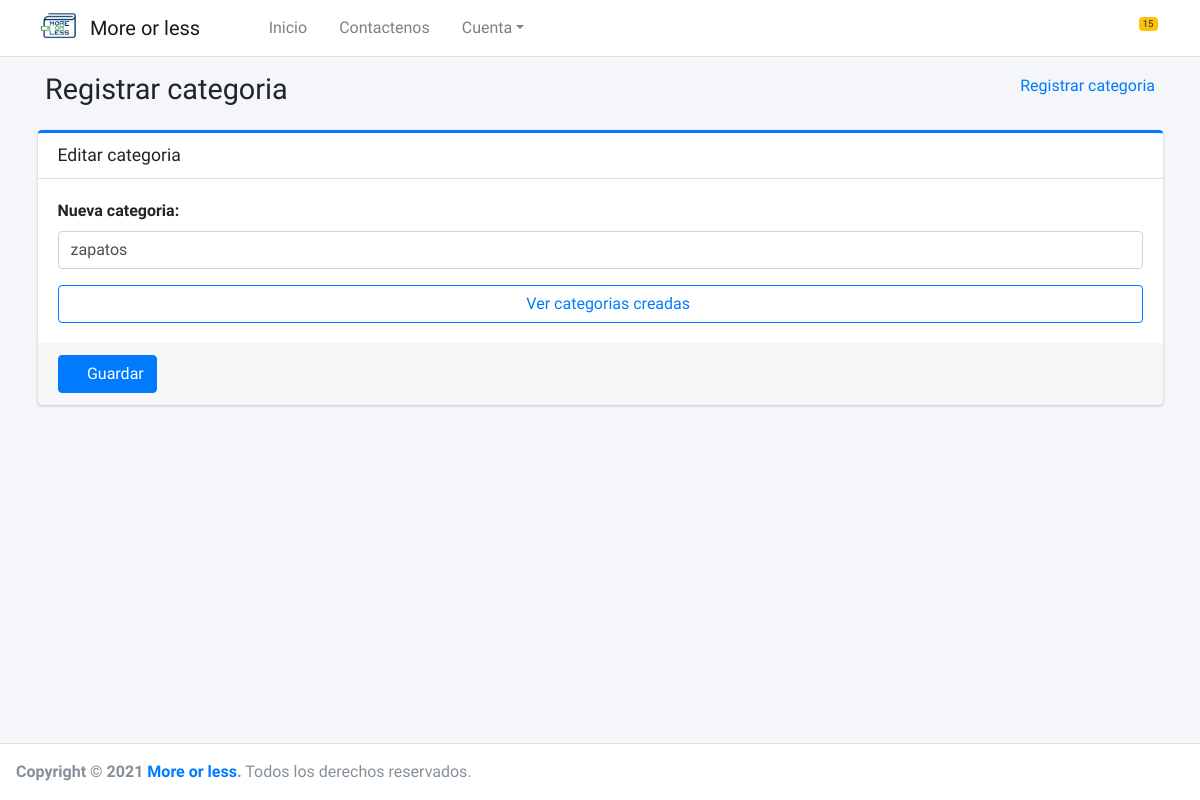
Page /categoria/edit/1/ (signed in) on the earlier database version.
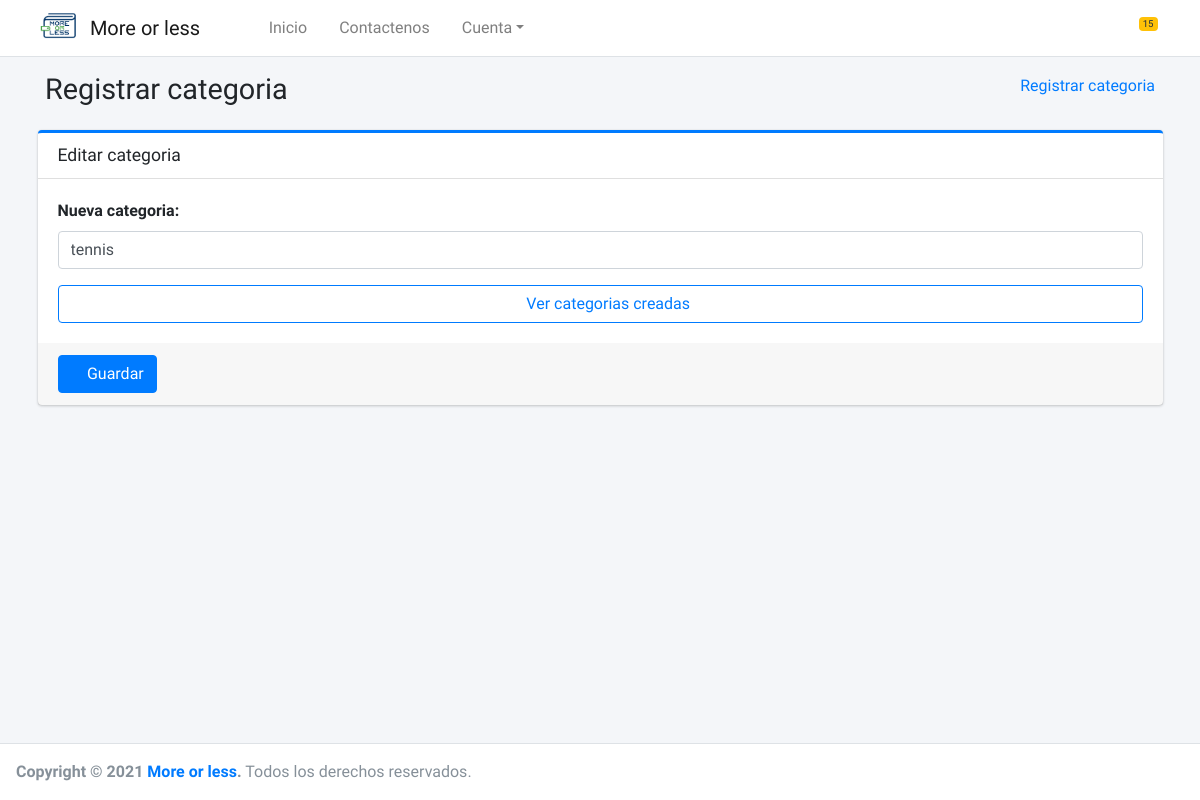
Same page on the later database version.
### core/categorias/models.py (models this page shows, shortened)
class Categoria(models.Model):
    category = models.CharField(max_length=50, verbose_name='Categoria')
    class Meta:
        verbose_name = 'Categoria'
        verbose_name_plural = 'Categorias'
        db_table = 'categoria'
        ordering = ['id']

### core/categorias/views.py (the view, shortened to what this page needs)
# urls.py: path('categoria/edit/<int:pk>/', CategoriaUpdateView.as_view(), name='editCat'),
class CategoriaUpdateView(UpdateView):
    model = Categoria
    form_class = CategoriaForm
    template_name = 'form_categoria.html'
    success_url = reverse_lazy('')
    @method_decorator(csrf_exempt)
    @method_decorator(login_required)
    def dispatch(self, request, *args, **kwargs):
        self.object = self.get_object()
        return super().dispatch(request, *args, **kwargs)
    def get_context_data(self, **kwargs):
        context = super().get_context_data(**kwargs)
        context['title'] = 'Editar categoria'
        context['list_url'] = reverse_lazy('categorias')
        context['action'] = 'edit'
        return context

### core/categorias/forms.py (shortened to what this page needs)
class CategoriaForm(ModelForm):
    class Meta:
        model = Categoria
        fields = '__all__'
        labels = {
            'category': 'Nueva categoria',
        }
        widgets = {
            'category': TextInput(
                attrs={
                    'class': 'form-control',
                    'placeholder': 'Pon el nombre de la categoria que deseas crear',
                }
            ),
        }

### core/registro/models.py (called while the page is built)
    def get_image(self):
        if self.image:
            return "{}{}".format(MEDIA_URL, self.image)
        return "{}{}".format(STATIC_URL, 'img/imagen-perfil-sin-foto.png')

### core/categorias/templates/form_categoria.html
{% extends 'form.html' %}
{% block form %}
    <div class="content-header">
            <div class="container">
                <div class="container-fluid">
                    <div class="row mb-2">
                        <div class="col-sm-6">
                            <h1 class="m-0">Registrar categoria</h1>
                        </div>
                        <div class="col-sm-6">
                            <ol class="breadcrumb float-sm-right">
                                <li class="breadcrumb-item"><a href="{% url 'categorias' %}">Registrar categoria</a></li>
                            </ol>
                        </div>
                    </div>
                </div>
            </div>
        </div>
{% endblock %}

### templates/form.html (shortened to what this page needs)
{% extends 'body.html' %}
{% block content %}
    <div class="content-wrapper">
        {% block form %}
        {% endblock %}
        <section class="content">
            <div class="container">
                <form enctype="multipart/form-data">
                    <div class="card card-outline card-primary">
                        <div class="card-header">
                            <h3 class="card-title">{{ title }}</h3>
                        </div>
                        <div class="card-body">
                            {% for field in form.visible_fields %}
                                {% if field.label == 'Categoria' %}
                                    <div class="form-group">
                                        <label>{{ field.label }}:</label>
                                        <div class="input-group date" id="reservationdate"
                                             data-target-input="nearest">
                                            {{ field }}
                                        </div>
                                    </div>
                                    <a href={% url 'addCat' %}>
                                        <button type="button" class="btn btn-outline-primary btn-block"><i
                                                class="fa fa-plus"></i> Si no tienes una categoria o simplemente
                                            quieres
                                            crear una nueva, ¡dale click aqui!
                                        </button>
                                    </a>
                                {% elif field.label == 'Nueva categoria' %}
                                    <div class="form-group">
                                        <label>{{ field.label }}:</label>
                                        <div class="input-group date" id="reservationdate"
                                             data-target-input="nearest">
                                            {{ field }}
                                        </div>
                                    </div>
                                    <a href={% url 'categorias' %}>
                                        <button type="button" class="btn btn-outline-primary btn-block"><i
                                                class="fa fa-plus"></i> Ver categorias creadas
                                        </button>
                                {% else %}
                                    <div class="form-group">
                                        <label for="exampleInputEmail1">{{ field.label }}:</label>
                                        {{ field}}
                                    </div>
                                {% endif %}
                            {% endfor %}
                        </div>
                        <div class="card-footer">
                            <button id="submit" type="submit" class="btn btn-primary btnTest"><i
                                    class="fas fa-save"></i>
                                Guardar
                            </button>
                        </div>
                    </div>
                </form>
            </div>
        </section>
    </div>
{% endblock %}

Differences in the rows shown:
changed Categoria: category "zapatos" → "tennis"
